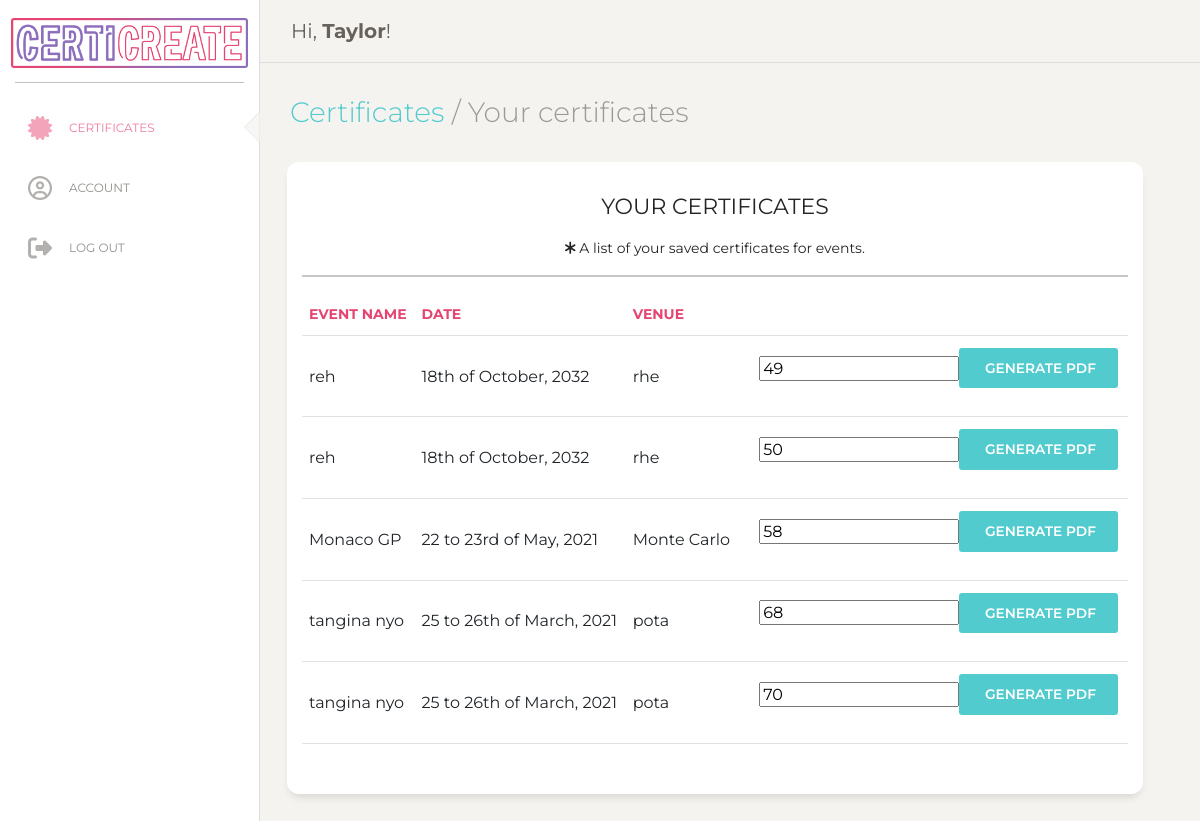
/viewcerts.php (signed in), run on an earlier commit of the app's database.
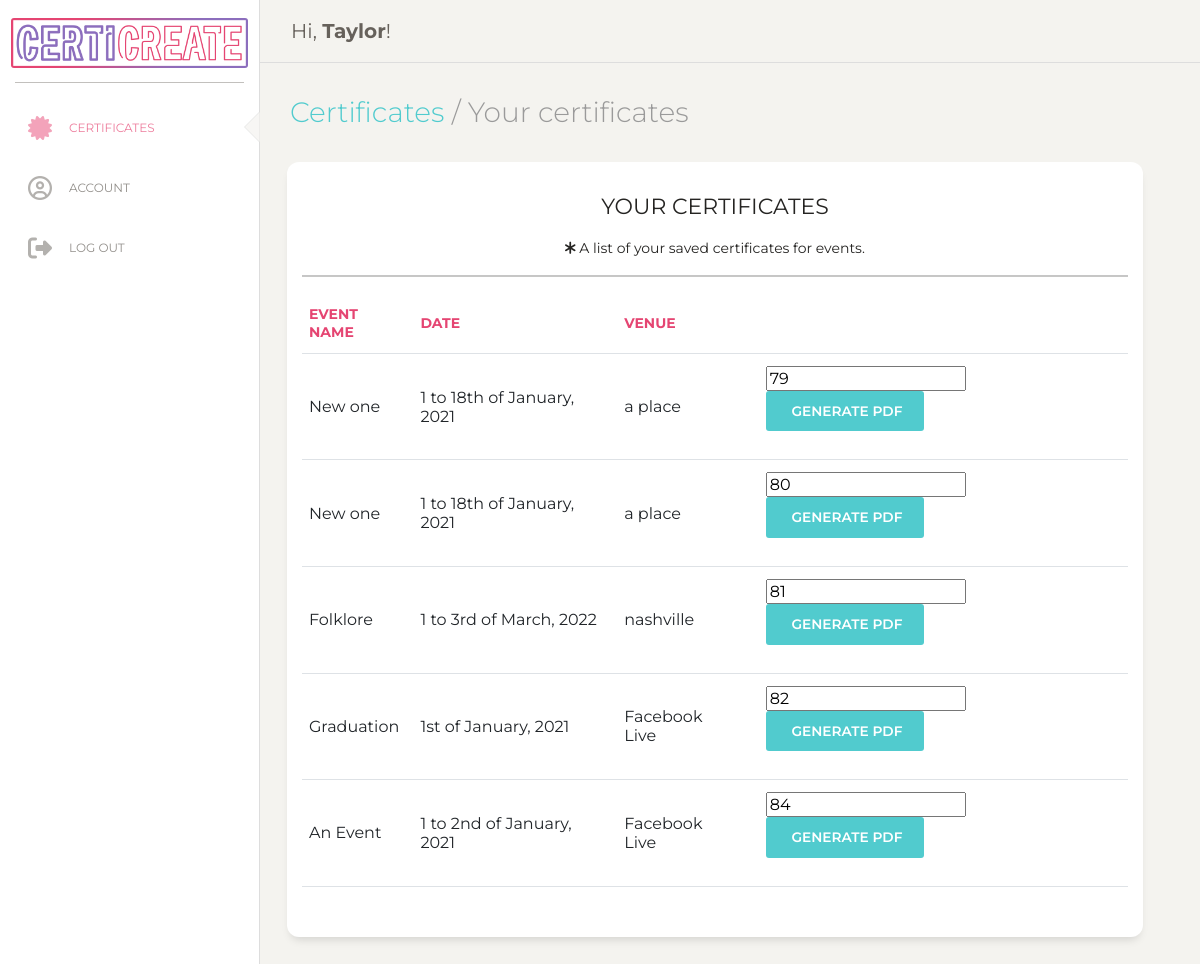
And on a later commit of the database.
### tables this page shows
CREATE TABLE `organizers` (
  `id` int(11) NOT NULL,
  `fname` varchar(255) NOT NULL,
  `lname` varchar(255) NOT NULL,
  `email` varchar(255) NOT NULL,
  `password` varchar(255) NOT NULL
);

CREATE TABLE `certificates` (
  `certid` int(11) NOT NULL,
  `eventname` varchar(255) NOT NULL,
  `eventdate` varchar(255) NOT NULL,
  `orgid` int(11) DEFAULT NULL,
  `venue` varchar(255) DEFAULT NULL,
  `organizer1` varchar(255) DEFAULT NULL,
  `organizer2` varchar(255) DEFAULT NULL,
  `organizer3` varchar(255) DEFAULT NULL,
  `signatory1` varchar(255) NOT NULL,
  `signatory2` varchar(255) NOT NULL,
  `signatory3` varchar(255) NOT NULL,
  `department` varchar(255) NOT NULL,
  `title` varchar(255) NOT NULL,
  `description` varchar(255) NOT NULL
);

### db/dbFunction.php (called while the page is built, shortened)
<?php
    class dbFunction {
    public $conn;
    function __construct($db){
        $this->conn = $db;
    }
        public function details($sql){
            $stmt = $this->conn->prepare($sql);
            $stmt->execute();
            $row = $stmt->fetch(PDO::FETCH_ASSOC);
            return $row;
        }
        function viewCerts($id){
            $sql = "SELECT * FROM certificates WHERE orgid = '".$id."'";
            $stmt = $this->conn->prepare($sql);
            $stmt->execute();
            return $stmt;
        }
    }
?>

### viewcerts.php (the view, shortened to what this page needs)
<?php
include ('db/dbcon.php');
include_once('db/dbFunction.php');
$database = new Database();
$db = $database->getConnection();
$funObj = new dbFunction($db);
$sql = "SELECT * FROM organizers WHERE id = '".$_SESSION['user']."'";
$row = $funObj->details($sql);
?>
<html lang="en">
<head>
<link href="https://cdn.jsdelivr.net/npm/bootstrap@5.0.0-beta3/dist/css/bootstrap.min.css" rel="stylesheet">
  <link href="https://maxcdn.bootstrapcdn.com/font-awesome/latest/css/font-awesome.min.css" rel="stylesheet">
  <link href="./assets/css/style.css" rel="stylesheet" />
  <link href="./assets/css/bootstrap.min.css" rel="stylesheet" />
  <link href="./assets/css/paper-dashboard.css?v=2.0.1" rel="stylesheet" />
  <link href="./assets/demo/demo.css" rel="stylesheet" />
</head>
<body class="bgbody">
  <div class="wrapper ">
    <div class="sidebar" data-color="white">
      <div class="logo">
        <a href="/" class="simple-text logo-normal">
          <div>
            <img src="../ojt/assets/img/logo.png">
          </div>
        </a>
      </div>
      <div class="sidebar-wrapper">
        <ul class="nav">
          <li class="active">
            <a href="../ojt/certs.php">
              <i class="fas fa-certificate"></i>
              <p>Certificates</p>
            </a>
          </li>
          <li>
            <a href="../ojt/account.php">
              <i class="far fa-user-circle"></i>
              <p>Account</p>
            </a>
          </li>
          <li>
            <a href="logout.php">
          <i class="fas fa-sign-out-alt"></i>
              <p>Log out</p>
            </a>
          </li>
        </ul>
      </div>
    </div>
    <div class="main-panel" style="height: 100vh;">
      <nav class="navbar navbar-expand-lg navbar-absolute fixed-top navbar-transparent">
        <div class="container-fluid">
          <div class="navbar-wrapper">
            <a class="navbar-brand" href="javascript:;">Hi, <b><?php echo $row['fname']; ?></b>!</a>
          </div>
        </div>
      </nav>
      <div class="content">
        <div class="row">
          <div class="col-md-12">
            <h3 class="description"><a href="../ojt/certs.php" title="Click to go back to account overview.">Certificates</a> / Your certificates</h3>
          </div>
          <div class="row">
            <div class="col-md-12">
              <div class="card text-center">
                <div class="card-header">
                </div>
                <div class="card-body">
                 <div id="certlist" style="display: block;" class="answer_list" >
                  <h5>YOUR CERTIFICATES</h5>
                  <p>
                    <i class="fas fa-asterisk"></i> A list of your saved certificates for events.
                  </p>
                  <hr>
                        <?php
                            $id =  $_SESSION['user'];
                            $cert = $funObj->viewCerts($id);
                            if(!$cert){
                              echo "<label> There are no certificates here... </label>";
                            }else{
                              echo ' <div id="accordion">
                                        <table class="table table-hover text-custom">
                                        <thead class="text-custom">
                                        <tr>
                                          <th scope="col">EVENT NAME</th>
                                          <th scope="col">DATE</th>
                                          <th scope="col">VENUE</th>
                                          <th scope="col"></th>
                                        </tr>
                                      </thead>
                                      <tbody>';
                              while ($certrow = $cert->fetch(PDO::FETCH_ASSOC)) {
                                extract($certrow);
                                echo ' <tr data-toggle="collapse" data-target="#collapse'.$certrow['certid'].'" class="collapse-row collapsed accordion-toggle" title="ℹ Click row for details">
                                <td>'.$certrow['eventname'].'</td>';
                                echo '<td>'.$certrow['eventdate'].'</td>';
                                echo '<td>'.$certrow['venue']. '<td>';
                                echo '<td colspan="2">
                            <form class="form-inline" method="get" target="_blank" action="generatepdftry.php">
                            <input type="number" id="certid" name="certid" value="'.$certrow['certid'].'">
                              <button type="submit" id="pdf_report_generate" name="pdf_report_generate" class="btn btn-primary" href="generatepdftry.php?certid='.$certrow['certid'].'"><i class="fa fa-pdf"" aria-hidden="true"></i>
                              Generate PDF</button>
                              </form>
                          </td>
                        </tr>
                        <div id="collapse'.$certrow['certid'].'" class="accordion-body collapse in">
                                    <td>  <a href="editcert.php?certid='.$certrow['certid'].'" id="certid"  name="editcert" class="btn btn-primary btn-sm"><i class="fa fa-pdf"" aria-hidden="true"></i>
                                      <i class="fas fa-edit"></i> Edit Details </a> </td>
                                    <td>'.$certrow['eventname'].'</td>
                                    <td>'.$certrow['eventdate'].'</td>
                                    <td>'.$certrow['venue']. '</td>
                                    <td>'.$certrow['organizer1']. '<br>'
                                    .$certrow['organizer2'].'<br>'
                                    .$certrow['organizer3'].'
                                    </td>
                                    <th scope="row">SIGNATORY IMAGES</th>';
                              }
                        echo '</div>
                         </tbody>
                    </table>
                    </div>';
                            }
                          ?>
                 </div>
                  </div>
                <div class="card-footer text-muted">
                </div>
              </div>
            </div>
          </div>
        </div>
      </div>
    </div>
  </div>
</body>
</html>

### assets/css/style.css (style rules this page uses)
.active a, .active i { color: #e54572 !important; }
.card { font-family: Montserrat; }
.text-custom { color: #e54572; }
.bgbody { background-color: #f4f3ef; }

What changed in the data, as far as the page shows it:
removed certificates: eventname "reh", eventdate "18th of October, 2032", venue "rhe", certid "49"
removed certificates: eventname "reh", eventdate "18th of October, 2032", venue "rhe", certid "50"
removed certificates: eventname "Monaco GP", eventdate "22 to 23rd of May, 2021", venue "Monte Carlo", certid "58"
removed certificates: eventname "tangina nyo", eventdate "25 to 26th of March, 2021", venue "pota", certid "68"
removed certificates: eventname "tangina nyo", eventdate "25 to 26th of March, 2021", venue "pota", certid "70"
added certificates: eventname "New one", eventdate "1 to 18th of January, 2021", venue "a place", certid "79"
added certificates: eventname "New one", eventdate "1 to 18th of January, 2021", venue "a place", certid "80"
added certificates: eventname "Folklore", eventdate "1 to 3rd of March, 2022", venue "nashville", certid "81"
added certificates: eventname "Graduation", eventdate "1st of January, 2021", venue "Facebook Live", certid "82"
added certificates: eventname "An Event", eventdate "1 to 2nd of January, 2021", venue "Facebook Live", certid "84"
